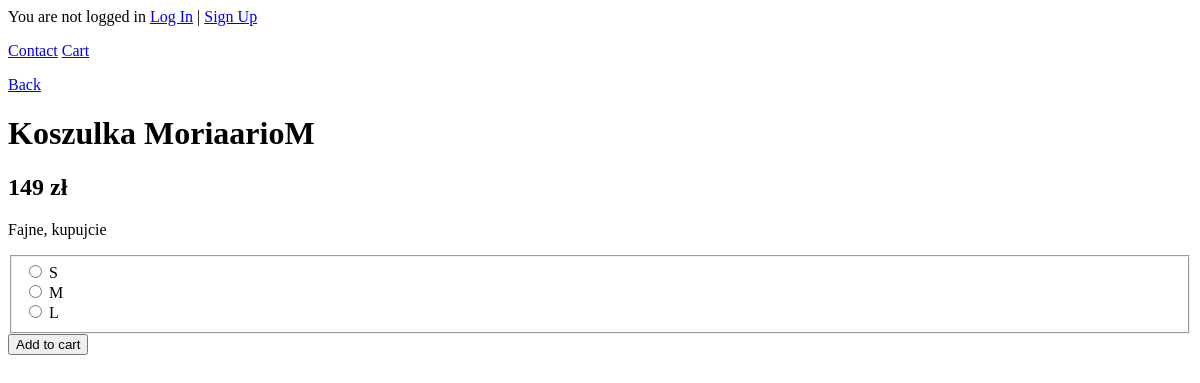
The page /2/ on the database as committed earlier.
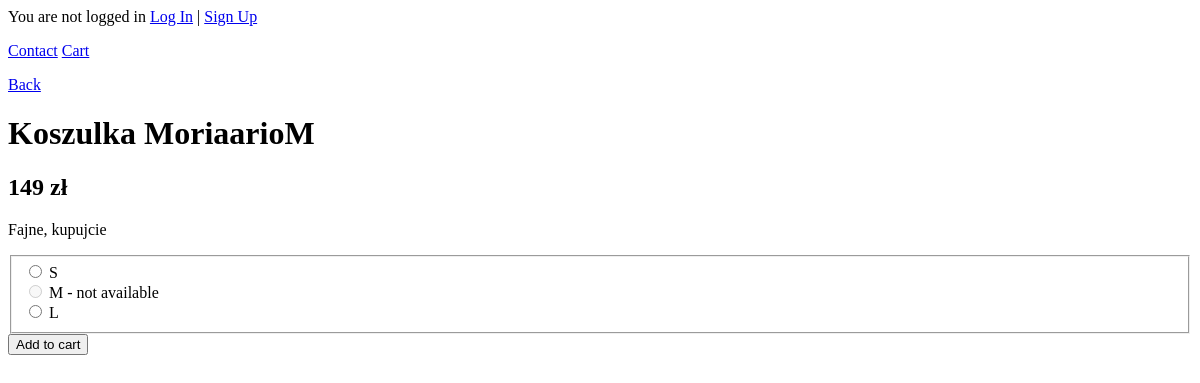
The same page on the database as committed later.
### shop/models.py (models this page shows, shortened)
class Product(models.Model):
    name = models.CharField(max_length=50, default='Fajna rzecz')
    description = models.TextField(max_length=250, default='Fajne, kupujcie')
    price = models.PositiveIntegerField(default=200)
    photo = models.ImageField(blank=True)
    type = models.CharField(choices=TYPES, max_length=50, default=TYPES[0])

class ProductStore(models.Model):
    product = models.ForeignKey(Product, on_delete=models.CASCADE, related_name='available_sizes')
    size = models.CharField(choices=SIZES, max_length=10, default=SIZES[3])
    count = models.PositiveIntegerField(default=10)

### shop/views.py (the view)
# urls.py: path('<int:product_id>/', detail, name='detail_view'),
def detail(request, product_id):
    product = get_object_or_404(Product, pk=product_id)
    return render(request, 'products/product_details.html', {'product': product, 'sizes': product.available_sizes.all})

### templates/products/product_details.html (shortened to what this page needs)
{% extends "base.html" %}
{% block content %}
<a href='\'><p>Back</p></a>
<h1>{{ product.name }}</h1>
<h2>{{ product.price }} zł</h2>
<p>{{ product.description }}</p>
<form action="{% url 'add_to_cart' product.id %}" method="post">
    <fieldset>
        {% for size in sizes %}
            {% if size.count >= 1 %}
                <input type="radio" name="size" id="size{{ forloop.counter }}" value="{{ size.id }}">
                <label for="size{{ forloop.counter }}">{{ size.size }}</label><br>
            {% else %}
                <input type="radio" name="size"  disabled>
                <label for="size{{ forloop.counter }}">{{ size.size }} - not available</label><br>
            {% endif %}
        {% endfor %}
    </fieldset>
    <input type="submit" value="Add to cart">
</form>
{% endblock %}

### templates/base.html (shortened to what this page needs)
<html>
<head>
</head>
<body>
  <div class="topnav">
    {% if user.is_authenticated %}
      Hi {{ user.username }}! <a href="{% url 'logout' %}">Log Out</a>
    {% else %}
      <p>You are not logged in
      <a href="{% url 'login' %}">Log In</a> |
      <a href="{% url 'signup' %}">Sign Up</a></p>
    {% endif %}
      <a href="#contact">Contact</a>
      <a href="/cart">Cart</a>
  </div>
  <main>
    {% block content %}
    {% endblock %}
  </main>
</body>
</html>

Rows that differ between the two databases and show on the page:
changed ProductStore (number 2 of 3 on the later page): count 2 → 0 (drawn); size "☐ M" → "☐"
